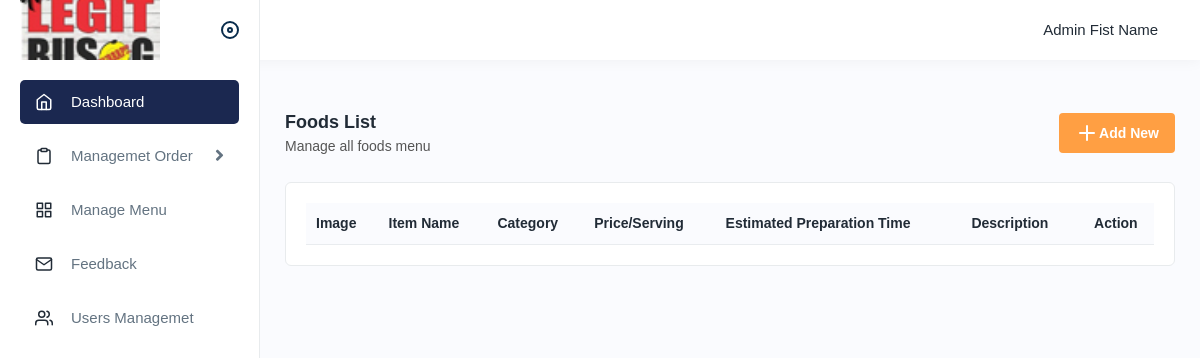
Before: /v1/food/dish (signed in) with the older database file.
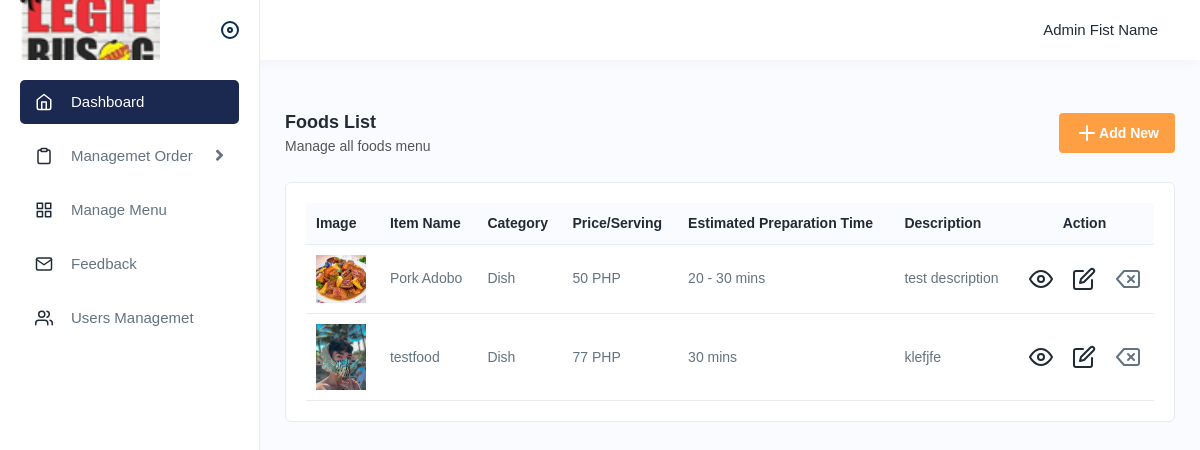
After: the same page with the newer database file.
### main/models.py (models this page shows, shortened)
class ProductInfo(models.Model):
    user = models.ForeignKey(User, on_delete=models.CASCADE, null=False)
    name = models.CharField(max_length=100, null=False)
    category = models.CharField(max_length=100, null=False)
    price = models.IntegerField()
    PrepTime = models.CharField(max_length=100)
    description = models.TextField()
    image = models.ImageField(upload_to='product', blank=False)
    availability = models.BooleanField(default=True)
    createdDate = models.DateTimeField(default=now)

### main/views.py (the view)
# urls.py: path("v1/food/dish", views.adminFoodList_Dish, name="admin_food_dish"),
@login_required
def adminFoodList_Dish(response):
    food = ProductInfo.objects.filter(category='Dish')
    return render(response, 'main/admin/foodlist.html', {
        'food':food
    })  # Admin

### main/templates/main/admin/foodlist.html (shortened to what this page needs)
{% extends '../admin-layout.html' %}
{% block content %}
<div class="content">
    {% load static %}
    <div class="page-header">
        <div class="page-title">
            <h4>Foods List</h4>
            <h6>Manage all foods menu</h6>
        </div>
        <div class="page-btn">
            <a href="{% url 'admin_food_create' %}" class="btn btn-added"><i data-feather="plus"></i>Add New</a>
        </div>
    </div>
    <div class="card">
        <div class="card-body">
            <div class="table-responsive">
                <table id="example" class="table">
                    <thead>
                        <tr>
                            <th>Image</th>
                            <th>Item Name</th>
                            <th>Category</th>
                            <th>Price/Serving</th>
                            <th>Estimated Preparation Time</th>
                            <th>Description</th>
                            <th class="text-center">Action</th>
                        </tr>
                    </thead>
                    {% for f in food %}
                    <tbody>
                        <tr>
                            <td>
                                <a href="{{ f.image.url }}">
                                    <img width="50" src="{{ f.image.url }}" alt="vehicle">
                                </a>
                            </td>
                            <td>{{ f.name }}</td>
                            <td>{{ f.category }}</td>
                            <td>{{ f.price}} PHP</td>
                            <td>{{ f.PrepTime }}</td>
                            <td>{{ f.description }}</td>
                            <td class="text-center">
                                <a class="me-3" href="">
                                    <i data-feather="eye"></i>
                                </a>
                                <a class="me-3" href="{% url 'admin_food_edit' f.id %}">
                                    <i data-feather="edit"></i>
                                </a>
                                <a type="button" data-bs-toggle="modal" id="" data-bs-target="#delModal">
                                    <i data-feather="delete"></i>
                                </a>
                            </td>
                        </tr>
                    </tbody>
                    {% endfor %}
                </table>
            </div>
        </div>
    </div>
</div>
{% endblock %}

### main/templates/main/admin-layout.html (shortened to what this page needs)
{% load static %}
<html>
<head>
    <link rel="stylesheet" href="{% static 'vendor/css/bootstrap.min.css' %}">
    <link rel="stylesheet" href="{% static 'vendor/css/animate.css' %}">
    <link rel="stylesheet" href="{% static 'vendor/css/dataTables.bootstrap4.min.css' %}">
    <link rel="stylesheet" href="{% static 'vendor/plugins/fontawesome/css/fontawesome.min.css' %}">
    <link rel="stylesheet" href="{% static 'vendor/plugins/fontawesome/css/all.min.css' %}">
    <link rel="stylesheet" href="{% static 'vendor/css/style.css' %}">
</head>
<body>
    <div class="main-wrapper">
        <div class="header">
            <div class="header-left active" style="overflow:hidden">
                <a href="{% url 'admin.index' %}" class="logo">
                    <img src="{% static 'img/logo-small.jpg' %}" alt="">
                </a>
                <a id="toggle_btn" href="javascript:void(0);">
                </a>
            </div>
            <ul class="nav user-menu">
                <li class="nav-item dropdown has-arrow main-drop">
                    <a href="javascript:void(0);" class="dropdown-toggle nav-link userset" data-bs-toggle="dropdown">
                        <small class="p-2"> Admin Fist Name</small>
                    </a>
                </li>
            </ul>
        </div>
        <div class="sidebar" id="sidebar">
            <div class="sidebar-inner slimscroll">
                <div id="sidebar-menu" class="sidebar-menu">
                    <ul>
                        <li class="active"><a href="{% url 'admin.index' %}"><i class="me-2"
                                   data-feather="home"></i><span>Dashboard</span></a></li>
                        <li class="submenu">
                            <a href="javascript:void(0);" class=""><i class="me-2"
                                   data-feather="clipboard"></i><span>Managemet Order</span> <span
                                      class="menu-arrow"></span></a>
                        </li>
                        <li class=""><a href="{% url 'admin_cat_list' %}"><i class="me-2"
                                   data-feather="grid"></i><span>Manage Menu</span></a></li>
                        <li class=""><a href=""><i class="me-2" data-feather="mail"></i><span>Feedback</span></a></li>
                        <li class=""><a href=""><i class="me-2" data-feather="users"></i><span>Users
                                    Managemet</span></a></li>
                    </ul>
                </div>
            </div>
        </div>
        <main class="py-4">
            <div class="page-wrapper">
                {% block content %}
                {% endblock %}
            </div>
        </main>
    </div>
</body>
</html>

Changed rows visible on the page:
added ProductInfo: image (picture), name "Pork Adobo", category "Dish", price "50", PrepTime "20 - 30 mins", description "test description"
added ProductInfo: image (picture), name "testfood", category "Dish", price "77", PrepTime "30 mins", description "klefjfe"
